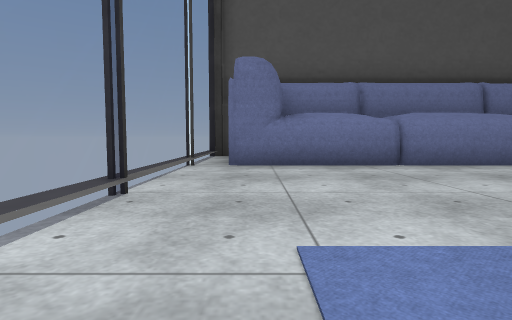
View 1 (above)

13 first-person views from a walk through a 3-D level made in the Unity game engine. The camera is 0.21 m above the floor, tilts 4° down and sees 80° across. Doors are open. The floor is counted in squares, 0.5 m on a side. Each view is taken from the middle of a square. On the plan, view 1 faces up. The plan holds only what a view shows up to about 9 squares ahead; the rest is blank. The player is left out. Some surface patterns are stand-ins.

View 2
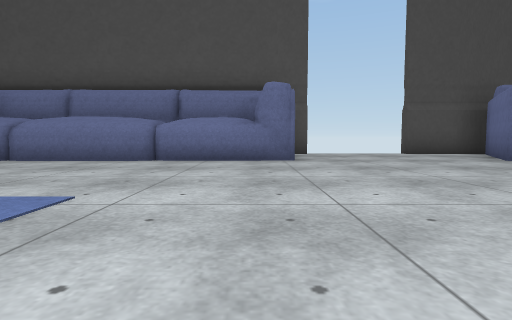

View 3
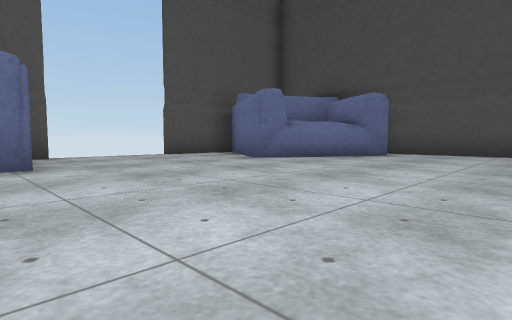

View 4
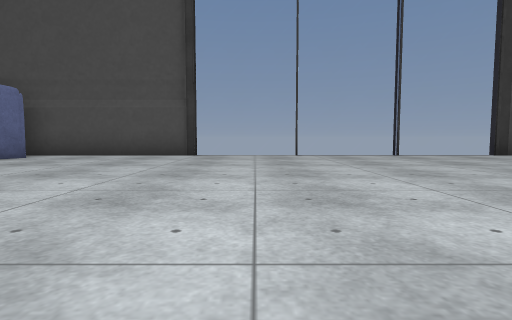

View 5
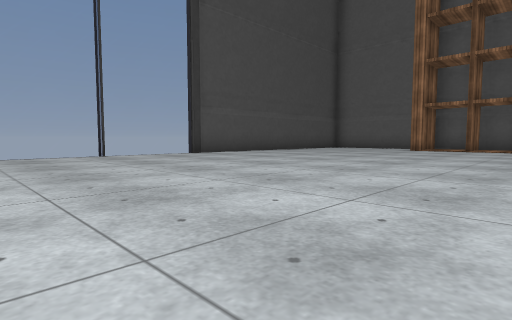

View 6
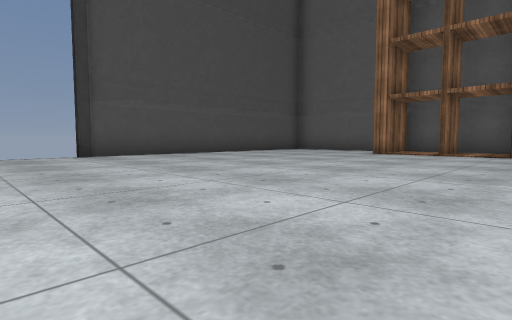

View 7
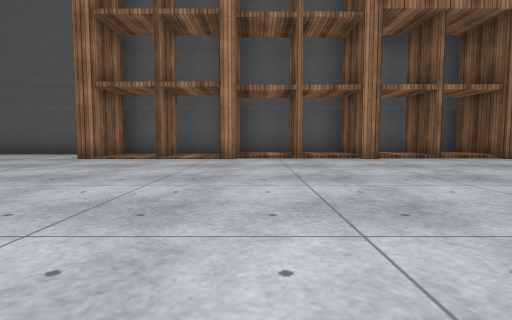

View 8
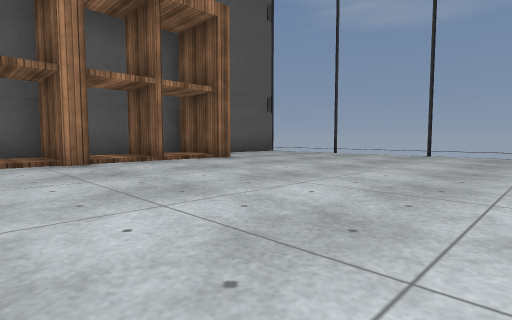

View 9
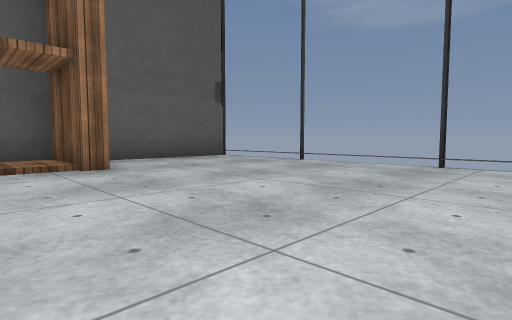

View 10
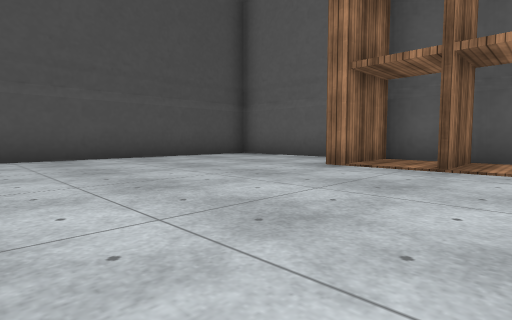

View 11
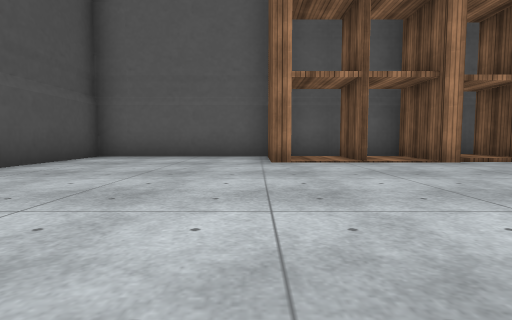

View 12
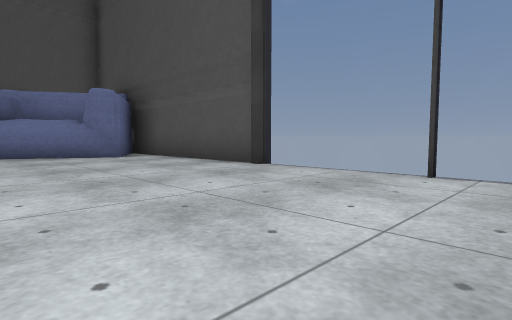

View 13
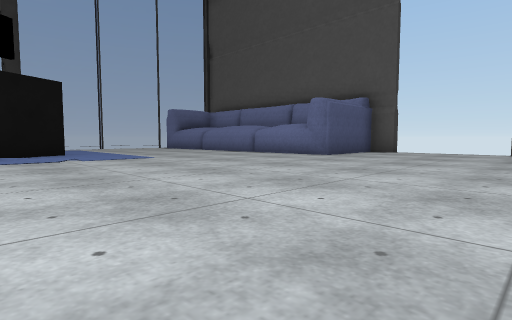

### Floor plan
Key: @ floor where view 1 was taken; # wall or solid block; . main floor; : floor 0.05 m higher than the main floor; D open door; = window, fence, low wall or low ledge; S sofa; A armchair; H shelf; O other object.
Columns run from 1 left of view 1 to 16 right of it. Each row starts with its distance up from view 1.
  8 #        #DDD##
  7 =        #DDD.#
  6 =#SSSSSS #....#
  5 =#SSSSSS##...#AA#
  4 =.............AA##
  3 =..............A##
  2 =................#
  1  .. .............#
  0  @  O  ..........#
 -1        ..........=
 -2         .........=
 -3          ........=
 -4          ........=
 -5          ........=
 -6          ........=
 -7          ........=
 -8          ........=
 -9    ..............#
-10 =................#
-11 =................#
-12 =................#
-13 =................#
-14 =...H..H..H..H...#
-15 =...HH:HH:HH.H...#
-16 ##################

Where each view was taken, in squares from view 1:
view 1: 0 up, 0 right, facing up
view 2: 1 down, 7 right, facing up
view 3: 0 up, 7 right, facing up-right
view 4: 2 down, 8 right, facing right
view 5: 3 down, 8 right, facing down-right
view 6: 6 down, 8 right, facing down-right
view 7: 8 down, 8 right, facing down
view 8: 9 down, 7 right, facing down-left
view 9: 10 down, 4 right, facing down-left
view 10: 10 down, 9 right, facing down-right
view 11: 9 down, 12 right, facing down
view 12: 4 down, 12 right, facing up-right
view 13: 2 down, 12 right, facing up-left
